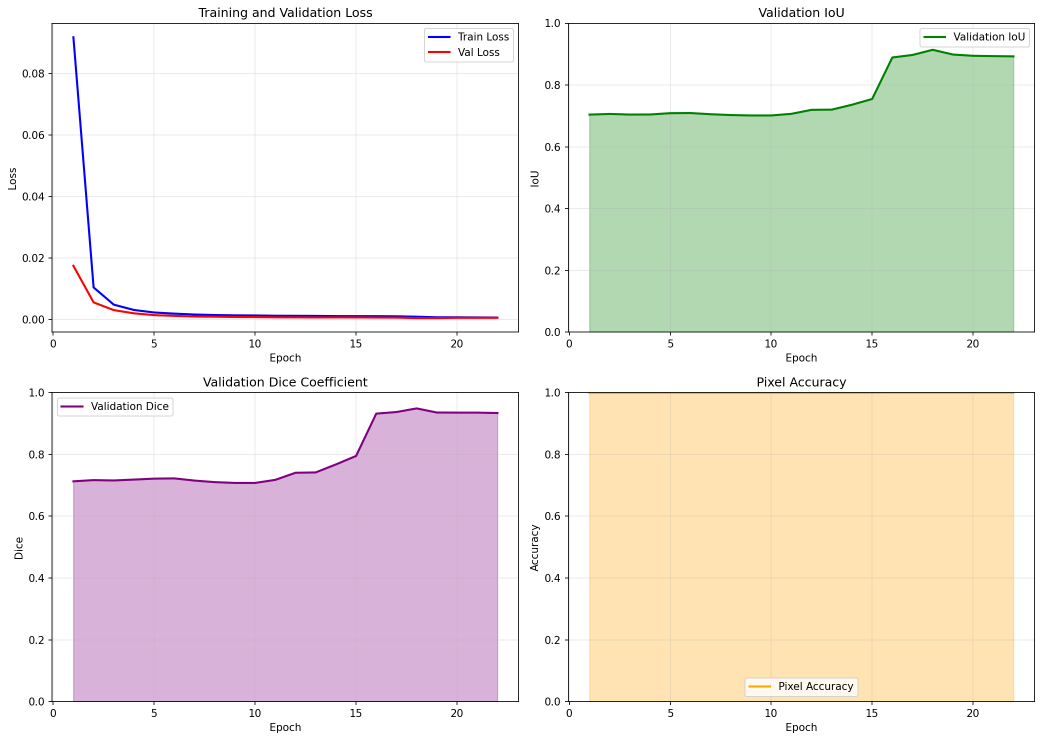
#> input picture models/segmentation/training_curves.png, 2084 x 1481 px (shown at 1/2 size); its folder holds only this picture in this run
$ python -i preprocessing.py   (imports and definitions only)
#> lines starting #> are read from the running program, lines starting #| are printed output that depends on the picture
### src/config.py
"""
Configuration management for the defect detection project
"""
import os
from dataclasses import dataclass, field
from typing import Tuple, Optional, Dict, Any
import yaml


@dataclass
class DatabaseConfig:
    """Database configuration"""
    db_type: str = field(default_factory=lambda: os.environ.get('DB_TYPE', 'sqlite'))
    db_path: str = field(default_factory=lambda: os.environ.get('DB_PATH', './metadata.db'))
    host: str = field(default_factory=lambda: os.environ.get('DB_HOST', 'localhost'))
    port: int = field(default_factory=lambda: int(os.environ.get('DB_PORT', '5432')))
    database: str = field(default_factory=lambda: os.environ.get('DB_NAME', 'defect_detection'))
    username: str = field(default_factory=lambda: os.environ.get('DB_USER', ''))
    password: str = field(default_factory=lambda: os.environ.get('DB_PASS', ''))

    @classmethod
    def from_dict(cls, data: Dict[str, Any]) -> 'DatabaseConfig':
        return cls(
            db_type=data.get('type', 'sqlite'),
            db_path=data.get('path', './metadata.db'),
            host=data.get('host', 'localhost'),
            port=data.get('port', 5432),
            database=data.get('name', 'defect_detection'),
            username=data.get('user', ''),
            password=data.get('password', '')
        )

    # [9 lines left out: function get_connection_string, not called in this run]


@dataclass
class MinIOConfig:
    """MinIO configuration for image storage"""
    endpoint: str = field(default_factory=lambda: os.environ.get('MINIO_ENDPOINT', 'localhost:9000'))
    access_key: str = field(default_factory=lambda: os.environ.get('MINIO_ACCESS_KEY', 'minioadmin'))
    secret_key: str = field(default_factory=lambda: os.environ.get('MINIO_SECRET_KEY', 'minioadmin'))
    bucket_name: str = field(default_factory=lambda: os.environ.get('MINIO_BUCKET', 'defect-images'))
    secure: bool = False
    region: str = "us-east-1"

    @classmethod
    def from_dict(cls, data: Dict[str, Any]) -> 'MinIOConfig':
        return cls(
            endpoint=data.get('endpoint', os.environ.get('MINIO_ENDPOINT', 'localhost:9000')),
            access_key=data.get('access_key', os.environ.get('MINIO_ACCESS_KEY', 'minioadmin')),
            secret_key=data.get('secret_key', os.environ.get('MINIO_SECRET_KEY', 'minioadmin')),
            bucket_name=data.get('bucket_name', os.environ.get('MINIO_BUCKET', 'defect-images')),
            secure=data.get('secure', False),
            region=data.get('region', 'us-east-1')
        )


@dataclass
class PathConfig:
    """Đường dẫn các thư mục trong project"""
    project_root: str = None

    def __post_init__(self):
        if self.project_root is None:
            self.project_root = os.path.dirname(os.path.dirname(os.path.abspath(__file__)))

    _data_raw: str = None
    _data_preprocessed: str = None
    _logs_dir: str = None
    _models_dir: str = None
    _segmentation_models: str = None
    _vqa_models: str = None
    _checkpoints: str = None
    _config_file: str = None

    @property
    def data_raw(self) -> str:
        if self._data_raw is not None:
            return self._data_raw
        return os.path.join(self.project_root, 'data', 'raw')

    @data_raw.setter
    def data_raw(self, value: str):
        self._data_raw = value

    @property
    def data_preprocessed(self) -> str:
        if self._data_preprocessed is not None:
            return self._data_preprocessed
        return os.path.join(self.project_root, 'data', 'preprocessed')

    @data_preprocessed.setter
    def data_preprocessed(self, value: str):
        self._data_preprocessed = value

    @property
    def logs_dir(self) -> str:
        if self._logs_dir is not None:
            return self._logs_dir
        return os.path.join(self.project_root, 'logs')

    @logs_dir.setter
    def logs_dir(self, value: str):
        self._logs_dir = value

    @property
    def models_dir(self) -> str:
        if self._models_dir is not None:
            return self._models_dir
        return os.path.join(self.project_root, 'models')

    @models_dir.setter
    def models_dir(self, value: str):
        self._models_dir = value

    # [5 lines left out: function segmentation_models, not called in this run]

    @segmentation_models.setter
    def segmentation_models(self, value: str):
        self._segmentation_models = value

    # [5 lines left out: function vqa_models, not called in this run]

    @vqa_models.setter
    def vqa_models(self, value: str):
        self._vqa_models = value

    # [5 lines left out: function checkpoints, not called in this run]

    @checkpoints.setter
    def checkpoints(self, value: str):
        self._checkpoints = value

    # [5 lines left out: function config_file, not called in this run]

    @config_file.setter
    def config_file(self, value: str):
        self._config_file = value

    def update_from_dict(self, data: Dict[str, str]):
        for key, value in data.items():
            if hasattr(self, key) and isinstance(getattr(type(self), key, None), property):
                setattr(self, key, value)
            elif hasattr(self, key):
                setattr(self, key, value)


@dataclass
class PreprocessingConfig:
    """Cấu hình tiền xử lý"""
    median_kernel: int = 5
    clahe: bool = True
    clahe_clip_limit: float = 2.0
    clahe_grid_size: Tuple[int, int] = (8, 8)
    use_padding: bool = True

    # Resize sizes
    resize_for_feature: Tuple[int, int] = (224, 224)
    resize_for_segmentation: Tuple[int, int] = (512, 512)

    # Normalization (grayscale)
    mean: float = 0.456
    std: float = 0.224


@dataclass
class SegmentationConfig:
    """Cấu hình cho U-Net segmentation"""
    encoder_name: str = 'efficientnet-b0'
    in_channels: int = 1
    num_classes: int = 2

    # Training
    batch_size: int = 8
    input_size: Tuple[int, int] = (512, 512)
    num_epochs: int = 50
    learning_rate: float = 1e-4
    weight_decay: float = 1e-4
    threshold: float = 0.5

    # Augmentation
    use_augmentation: bool = True
    augmentation_strength: float = 0.3

    # Early stopping
    early_stopping_patience: int = 15
    early_stopping_min_delta: float = 0.001
    early_stopping_mode: str = 'min'

    def update_from_dict(self, data: Dict[str, Any]):
        for key, value in data.items():
            if hasattr(self, key):
                if key in ['input_size'] and isinstance(value, list):
                    setattr(self, key, tuple(value))
                else:
                    setattr(self, key, value)


@dataclass
class VQAConfig:
    """Cấu hình cho VQA model"""
    model_name: str = "HuggingFaceTB/SmolVLM-Instruct"
    device: str = "cpu"
    max_new_tokens: int = 150
    temperature: float = 0.1

    # Question preprocessing
    max_question_len: int = 64
    bert_model: str = 'bert-base-uncased'
    freeze_bert: bool = True

    # Model
    feature_dim: int = 512
    fusion_dim: int = 512
    num_attention_heads: int = 8

    # Training
    batch_size: int = 16
    num_epochs: int = 20
    learning_rate: float = 1e-4
    weight_decay: float = 1e-4

    # Validation
    val_split: float = 0.2
    early_stopping_patience: int = 5


def load_config_from_yaml() -> Dict[str, Any]:
    config_path = os.path.join(os.path.dirname(os.path.dirname(__file__)), 'config.yaml')
    if os.path.exists(config_path):
        try:
            with open(config_path, 'r', encoding='utf-8') as f:
                return yaml.safe_load(f) or {}
        except Exception as e:
            print(f"Warning: Could not load config.yaml: {e}")
    return {}


def update_config_from_file():
    yaml_config = load_config_from_yaml()

    if 'database' in yaml_config:
        global db_config
        db_config = DatabaseConfig.from_dict(yaml_config['database'])

    if 'minio' in yaml_config:
        global minio_config
        minio_config = MinIOConfig.from_dict(yaml_config['minio'])

    if 'paths' in yaml_config:
        path_config.update_from_dict(yaml_config['paths'])

    if 'segmentation' in yaml_config:
        seg_config.update_from_dict(yaml_config['segmentation'])

    if 'vqa' in yaml_config:
        vqa = yaml_config['vqa']
        if 'model_name' in vqa:
            vqa_config.model_name = vqa['model_name']
        if 'device' in vqa:
            vqa_config.device = vqa['device']
        if 'max_new_tokens' in vqa:
            vqa_config.max_new_tokens = vqa['max_new_tokens']
        if 'temperature' in vqa:
            vqa_config.temperature = vqa['temperature']
        if 'max_question_len' in vqa:
            vqa_config.max_question_len = vqa['max_question_len']
        if 'bert_model' in vqa:
            vqa_config.bert_model = vqa['bert_model']
        if 'batch_size' in vqa:
            vqa_config.batch_size = vqa['batch_size']
        if 'num_epochs' in vqa:
            vqa_config.num_epochs = vqa['num_epochs']
        if 'learning_rate' in vqa:
            vqa_config.learning_rate = vqa['learning_rate']

    if 'preprocessing' in yaml_config:
        preproc = yaml_config['preprocessing']
        for key, value in preproc.items():
            if hasattr(preprocess_config, key):
                if key in ['resize_for_feature', 'resize_for_segmentation', 'clahe_grid_size'] and isinstance(value, list):
                    setattr(preprocess_config, key, tuple(value))
                else:
                    setattr(preprocess_config, key, value)


# Singleton instances
path_config = PathConfig()
db_config = DatabaseConfig()
minio_config = MinIOConfig()
preprocess_config = PreprocessingConfig()
seg_config = SegmentationConfig()
vqa_config = VQAConfig()

# Load from YAML if exists
update_config_from_file()


# [31 lines left out: function get_config_summary, not called in this run]


# [6 lines that do not run on import are left out]

### src/preprocessing.py
"""
Image preprocessing functions for defect detection
"""
import cv2
import numpy as np
import json
import os
from typing import Tuple, Dict, Optional
from tqdm import tqdm
import pandas as pd

from .config import preprocess_config, path_config


def resize_with_pad(
    image: np.ndarray,
    target_size: Tuple[int, int],
    pad_value: int = 0,
    is_mask: bool = False
) -> Tuple[np.ndarray, Dict]:
    """
    Resize image while preserving aspect ratio with padding
    """
    h, w = image.shape[:2]
    target_w, target_h = target_size

    scale = min(target_w / w, target_h / h)
    new_w = int(w * scale)
    new_h = int(h * scale)

    interpolation = cv2.INTER_NEAREST if is_mask else cv2.INTER_LINEAR
    resized = cv2.resize(image, (new_w, new_h), interpolation=interpolation)

    if len(image.shape) == 2:
        padded = np.full((target_h, target_w), pad_value, dtype=np.uint8)
    else:
        padded = np.full((target_h, target_w, image.shape[2]), pad_value, dtype=np.uint8)

    y_offset = (target_h - new_h) // 2
    x_offset = (target_w - new_w) // 2

    if len(image.shape) == 2:
        padded[y_offset:y_offset+new_h, x_offset:x_offset+new_w] = resized
    else:
        padded[y_offset:y_offset+new_h, x_offset:x_offset+new_w, :] = resized

    metadata = {
        'scale': scale,
        'x_offset': x_offset,
        'y_offset': y_offset,
        'orig_size': (w, h),
        'new_size': (new_w, new_h),
        'target_size': target_size
    }

    return padded, metadata


def preprocess_image(
    image: np.ndarray,
    for_segmentation: bool = True,
    use_padding: bool = True
) -> Dict[str, np.ndarray]:
    """
    Preprocess a single image for feature extraction or segmentation
    """
    cfg = preprocess_config

    # Convert to grayscale
    if len(image.shape) == 3:
        gray = cv2.cvtColor(image, cv2.COLOR_BGR2GRAY)
    else:
        gray = image.copy()

    # Median filter
    if cfg.median_kernel > 1:
        kernel = cfg.median_kernel if cfg.median_kernel % 2 == 1 else cfg.median_kernel + 1
        gray = cv2.medianBlur(gray, kernel)

    # CLAHE contrast enhancement
    if cfg.clahe:
        clahe_obj = cv2.createCLAHE(
            clipLimit=cfg.clahe_clip_limit,
            tileGridSize=cfg.clahe_grid_size
        )
        gray = clahe_obj.apply(gray)

    # Resize
    if for_segmentation:
        target_size = cfg.resize_for_segmentation
    else:
        target_size = cfg.resize_for_feature

    if use_padding:
        resized, metadata = resize_with_pad(gray, target_size, is_mask=False)
    else:
        resized = cv2.resize(gray, target_size)
        metadata = None

    # Normalize
    resized = resized.astype(np.float32) / 255.0
    resized = (resized - cfg.mean) / cfg.std

    result = {
        'image': resized,
        'metadata': metadata
    }

    if for_segmentation:
        result['target_size'] = cfg.resize_for_segmentation
    else:
        result['target_size'] = cfg.resize_for_feature

    return result


# [198 lines left out: functions preprocess_mask, calculate_real_size, extract_defect_features, get_position_description, not called in this run]

>>> import cv2
>>> picture = cv2.imread('../models/segmentation/training_curves.png')
#> picture is the input picture: shape (1481, 2084, 3); mean B, G, R 222.6, 230.3, 235.4
>>> result = preprocess_image(picture)
#> in preprocess_image, `gray = cv2.cvtColor(image, cv2.COLOR_BGR2GRAY)`:
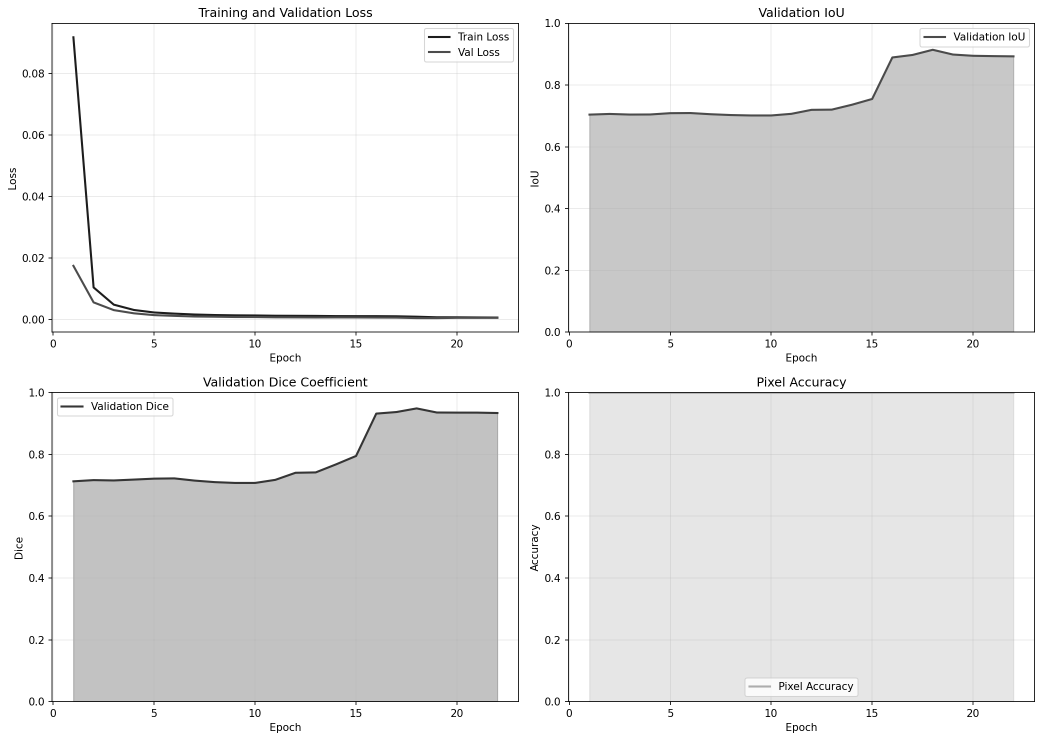
#> gray: shape (1481, 2084) (shown at 1/2 size); min 0, max 255, mean 231
#> in preprocess_image, `gray = cv2.medianBlur(gray, kernel)`:
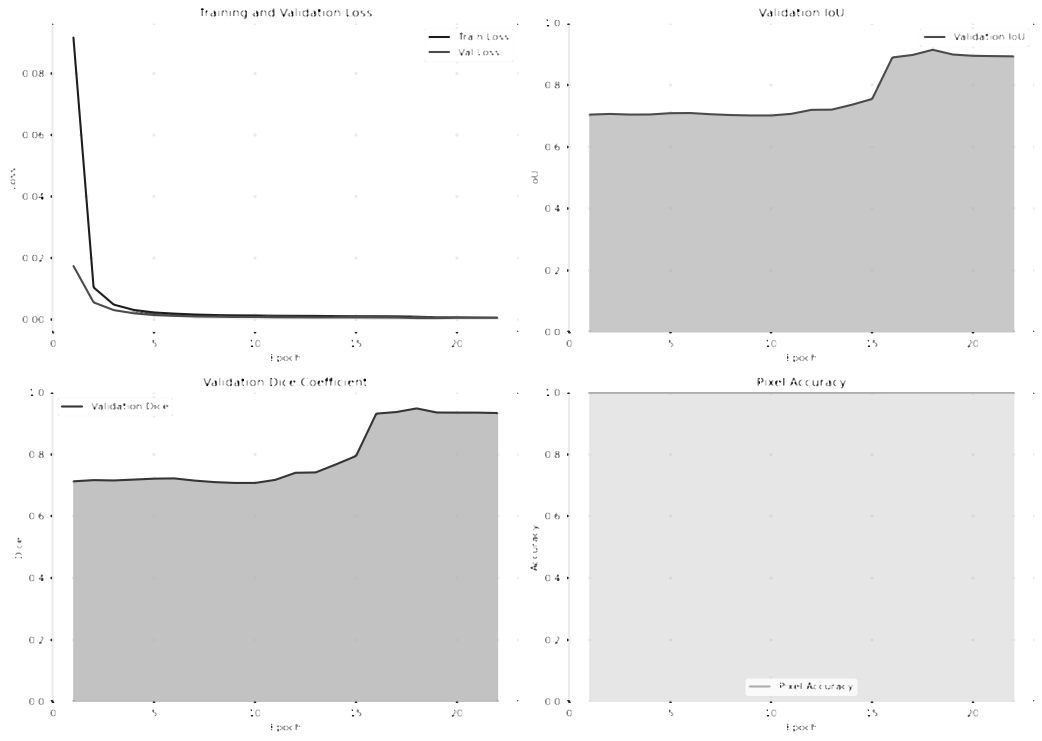
#> gray: shape (1481, 2084) (shown at 1/2 size); min 0, max 255, mean 233.6
#> in resize_with_pad, `resized = cv2.resize(image, (new_w, new_h), interpolation=interpolation)`:
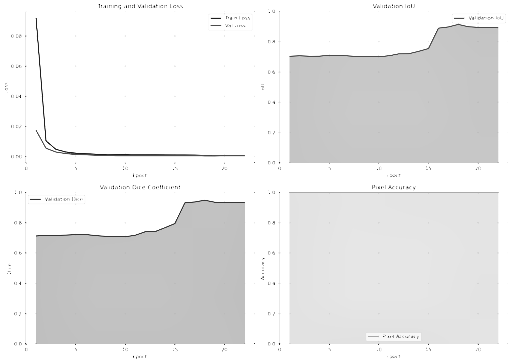
#> resized: shape (363, 512); min 1, max 255, mean 233
#> in resize_with_pad, `padded[y_offset:y_offset+new_h, x_offset:x_offset+new_w] = resized`:
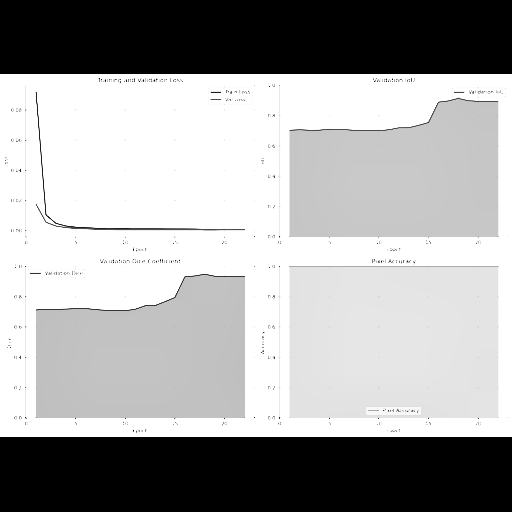
#> padded: shape (512, 512); min 0, max 255, mean 165.2
#> in preprocess_image, `resized, metadata = resize_with_pad(gray, target_size, is_mask=False)`: metadata = {'scale': 0.246, 'x_offset': 0, 'y_offset': 74, 'orig_size': (2084, 1481), 'new_size': (512, 363), 'target_size': (512, 512)}
#> result = 3 items

$ run again, on models/segmentation/validation_metrics.png
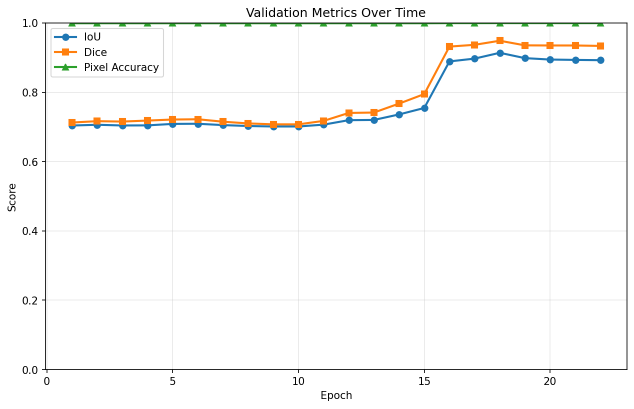
#> input picture models/segmentation/validation_metrics.png, 1268 x 817 px (shown at 1/2 size)
#> picture is the input picture: shape (817, 1268, 3); mean B, G, R 248.9, 249.8, 249.8
#> in resize_with_pad, `resized = cv2.resize(image, (new_w, new_h), interpolation=interpolation)`:
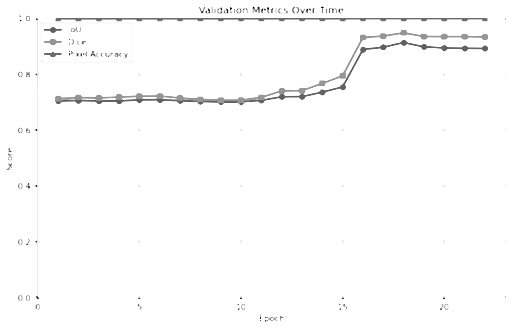
#> resized: shape (329, 512); min 1, max 255, mean 251.7
#> in resize_with_pad, `padded[y_offset:y_offset+new_h, x_offset:x_offset+new_w] = resized`:
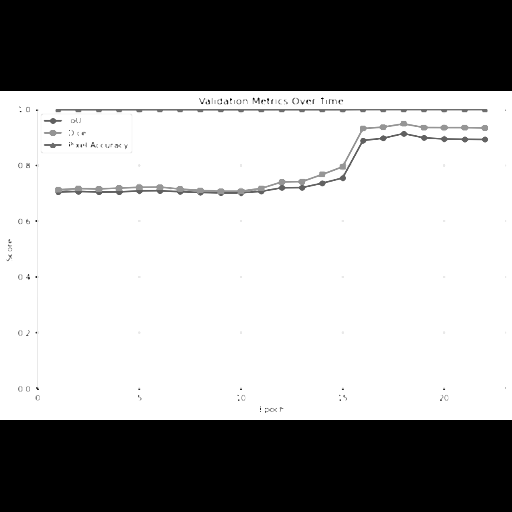
#> padded: shape (512, 512); min 0, max 255, mean 161.8
#> in preprocess_image, `resized, metadata = resize_with_pad(gray, target_size, is_mask=False)`: metadata = {'scale': 0.404, 'x_offset': 0, 'y_offset': 91, 'orig_size': (1268, 817), 'new_size': (512, 329), 'target_size': (512, 512)}
#> result = 3 items
